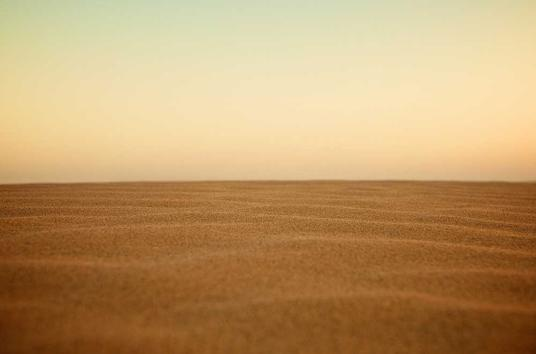
#> input picture ComputerVision/images/demo.jpeg, 536 x 354 px
$ python 4_convolution.py
#> lines starting #> are read from the running program, lines starting #| are printed output that depends on the picture
import cv2
import numpy as np
from numba import njit, jit

@jit(forceobj=True)
def convolution(img, kernel):
    new_img = img.copy()
    H = kernel.shape[0] // 2
    W = kernel.shape[1] // 2
    for i in range(H, img.shape[0] - H):
        for j in range(W, img.shape[1] - W):
            tmp = 0
            for dx in range(-H, H+1):
                for dy in range(-W, W+1):
                    tmp += kernel[H+dx,W+dy] * img[i+dx, j+dy]
            new_img[i,j] = max(0, tmp)
    # return verify_image(new_img)
    return new_img

def verify_image(img):
    for i in range(img.shape[0]):
        for j in range(img.shape[1]):
            img[i][j] = int(img[i][j])
            img[i][j] = max(0, min(img[i][j], 255))
    return img

def class_exercise(kernel):
    I = np.matrix([[1, 2, 4, 5, 8, 7], [2, 31, 1, 4, 2, 2], [4, 5, 5, 8, 8, 2], [1, 2, 1, 1, 4, 4], [7, 2, 2, 1, 5, 2]],
                  dtype=np.uint8)

    convoluted_image = convolution(I, kernel)
    cv2.imshow("original img", np.uint8(I))
    cv2.imshow("convoluted img", np.uint8(convoluted_image))

def real_image(kernel):
    # img = cv2.imread("images/egypt.jpeg", cv2.IMREAD_GRAYSCALE)
    img = cv2.imread("images/demo.jpeg", cv2.IMREAD_GRAYSCALE)
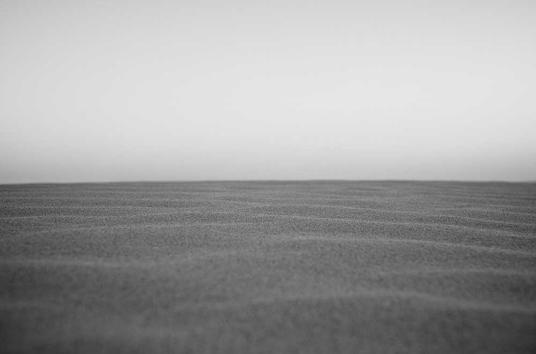
#> img: shape (354, 536); min 41, max 231, mean 159.2
    convoluted_image = convolution(img, kernel)
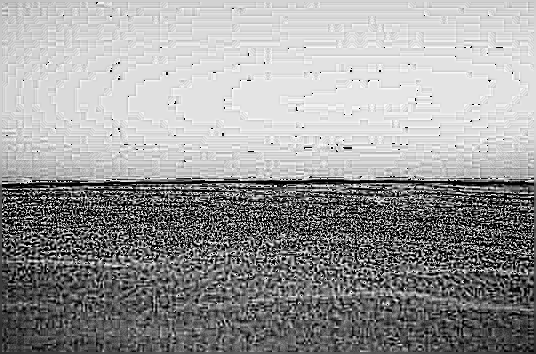
#> convoluted_image: shape (354, 536); min 0, max 255, mean 153.2
    cv2.imshow("original img", img)
    cv2.imshow("convoluted img", convoluted_image)


if __name__ == "__main__":
    kernel = np.matrix([[1, 1, 1], [1, 1, 1], [1, 1, 1]], dtype=np.float16) * 1 / 9
    kernel2 = np.diag(np.ones(5), 0) * 1/25
    kernel3 = np.diag(np.ones(7), 0) * 1 / 45
    kernel4 = np.ones((5,5)) * 1/25
    kernel5 = np.ones((7,7,)) * 1 / 45

    kernel6 = np.matrix([[0, -1, 0], [-1, 5, -1], [0, -1, 0]], dtype=np.float16)
    kernel7 = np.ones((3,3)) * -1
    kernel7[1, 1] = 9
    kernel8 = np.ones((5,5)) * -1
    kernel8[2,2] = 25
    # class_exercise(kernel2)
    real_image(kernel8)
    print(kernel8)
    cv2.waitKey(0)
    cv2.destroyAllWindows()
